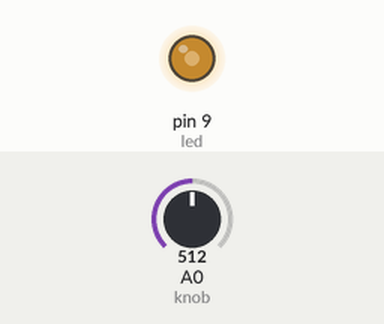
Simulated run of this sketch. Board: Arduino Uno, built with avr-gcc and run on an emulated ATmega328P. On the bench: output pins drawn as LEDs (lit = HIGH). Inputs (shaded band) come from the test bench; at power-on: A0 (knob) = 512.

Above: at 1.2 s.
1.3 s: A0 (knob) set to 716
At 2.1 s:
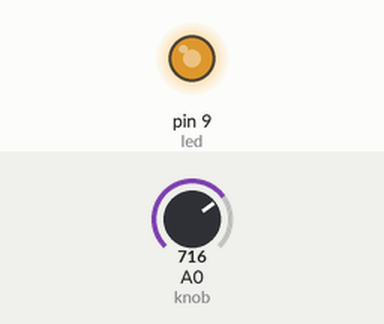
2.8 s: A0 (knob) set to 900
At 3.3 s:
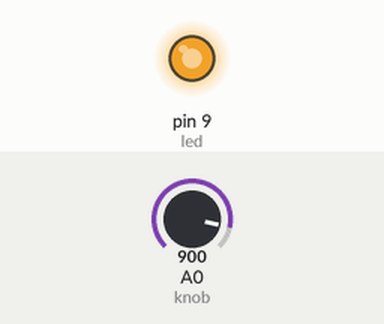
4.3 s: A0 (knob) set to 122
At 5.5 s:
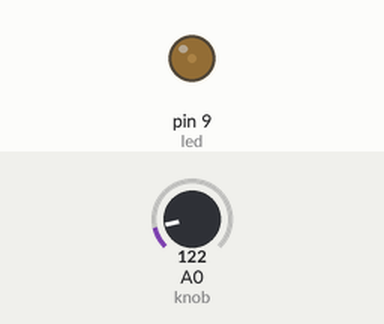
5.8 s: A0 (knob) set to 0
At 6.9 s:
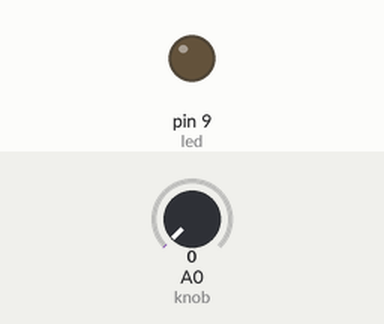
7.3 s: A0 (knob) set to 511
At 8.2 s:
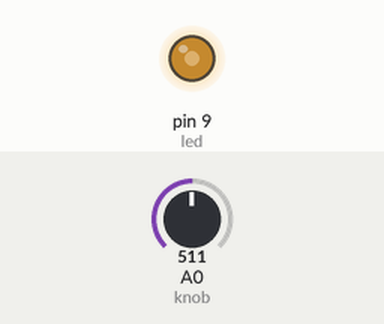
Timing chart, 0 to 9.8 s (numbered marks = the images above; inputs shaded):
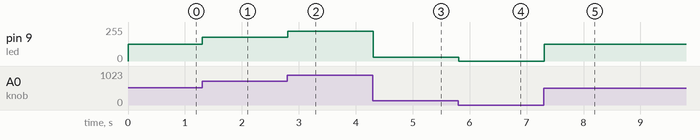

The sketch:

potled.ino
```cpp
int led = 9;
int knob = 0;

int val;

void setup() {
  pinMode(led, OUTPUT);
}

void loop() {
  val = analogRead(knob);
  val = map(val, 0, 1023, 0, 255);
  analogWrite(led, val);
  delay(15);
}
```

Measured:
- after the input at 1.3 s, pin 9 (led): 127/255 → 178/255 at once
- after the input at 2.8 s, pin 9 (led): 178/255 → 224/255 at once
- after the input at 4.3 s, pin 9 (led): 224/255 → 30/255 at once
- after the input at 5.8 s, pin 9 (led): 30/255 → 0/255 at once
- after the input at 7.3 s, pin 9 (led): 0/255 → 127/255 at once
